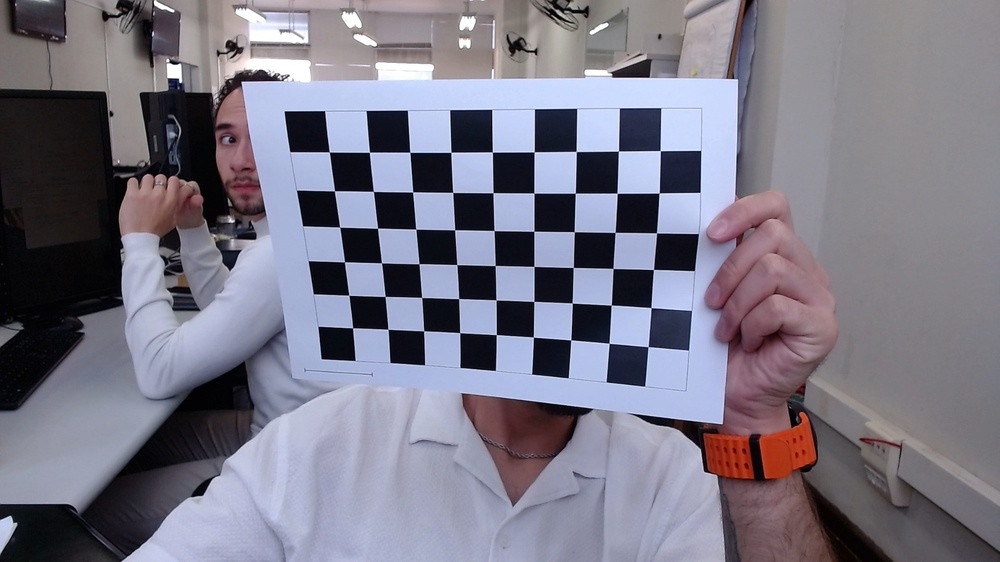
#> input picture T02/images/calibration/calib_1791394454407_01.jpg, 1000 x 562 px, shrunk from 1920 x 1080 before the run; its folder holds 4 pictures in this run
$ python calibrate.py
#> lines starting #> are read from the running program, lines starting #| are printed output that depends on the picture; after the words box and inside, x2 and y2 are one past the last pixel; in counts of white or black regions, pixels touching at a corner belong together
#!/usr/bin/env python3
"""Calibrate one camera from checkerboard images and save parameters/results."""
from __future__ import annotations

import argparse
import csv
import json
from pathlib import Path

import cv2 as cv
import numpy as np


def detect_checkerboard(gray, pattern_size):
    flags_sb = cv.CALIB_CB_NORMALIZE_IMAGE | cv.CALIB_CB_EXHAUSTIVE | cv.CALIB_CB_ACCURACY
    found, corners = cv.findChessboardCornersSB(gray, pattern_size, flags=flags_sb)
    if found:
        return True, corners.astype(np.float32)

    flags = cv.CALIB_CB_ADAPTIVE_THRESH | cv.CALIB_CB_NORMALIZE_IMAGE
    found, corners = cv.findChessboardCorners(gray, pattern_size, flags)
    if found:
        criteria = (cv.TERM_CRITERIA_EPS + cv.TERM_CRITERIA_MAX_ITER, 40, 0.001)
        corners = cv.cornerSubPix(gray, corners, (11, 11), (-1, -1), criteria)
    return found, corners


def main() -> None:
    p = argparse.ArgumentParser()
    p.add_argument("--images", default="images/calibration")
    p.add_argument("--cols", type=int, default=9)
    p.add_argument("--rows", type=int, default=6)
    p.add_argument("--square-mm", type=float, default=25.0)
    p.add_argument("--output", default="results/calibration.npz")
    p.add_argument("--json", default="results/calibration.json")
    p.add_argument("--corners-dir", default="results/corners")
    args = p.parse_args()

    pattern = (args.cols, args.rows)
    image_dir = Path(args.images)
    paths = sorted([*image_dir.glob("*.jpg"), *image_dir.glob("*.jpeg"), *image_dir.glob("*.png")])
    if not paths:
        raise SystemExit(f"Nenhuma imagem encontrada em {image_dir}")

    objp = np.zeros((args.rows * args.cols, 3), np.float32)
    objp[:, :2] = np.mgrid[0:args.cols, 0:args.rows].T.reshape(-1, 2)
    objp *= args.square_mm

    object_points = []
    image_points = []
    used_paths = []
    image_size = None

    corners_dir = Path(args.corners_dir)
    corners_dir.mkdir(parents=True, exist_ok=True)

    for path in paths:
        image = cv.imread(str(path))
#> image is the input picture: shape (562, 1000, 3); mean B, G, R 133.5, 119.4, 121.9
        if image is None:
            continue
        gray = cv.cvtColor(image, cv.COLOR_BGR2GRAY)
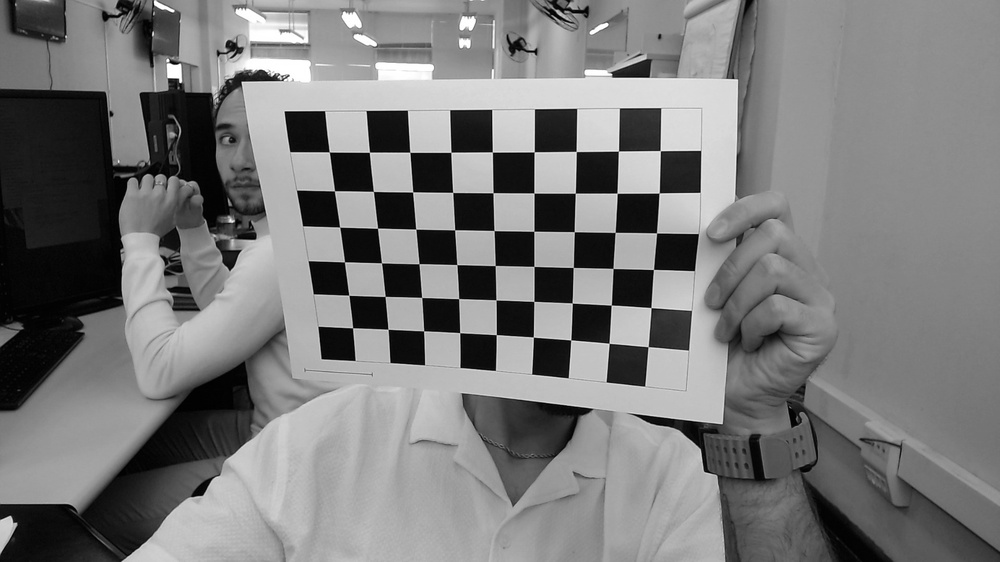
#> gray: shape (562, 1000); min 0, max 255, mean 121.8
        current_size = gray.shape[::-1]
#> current_size = (1000, 562)
        if image_size is None:
            image_size = current_size
#> image_size = (1000, 562)
        elif current_size != image_size:
            print(f"Ignorando {path.name}: resolucao {current_size}, esperada {image_size}")
            continue

        found, corners = detect_checkerboard(gray, pattern)
#> in detect_checkerboard, `found, corners = cv.findChessboardCornersSB(gray, pattern_size, flags=..`: found = True; corners = 54 rows, first 8: [648.1, 346.7], [609, 343.1], [570.7, 339.9], [533.2, 337.1], [496.3, 334.8], [459.6, 332.7], [423.7, 331], [388, 329.3]
#> found = True
        if not found:
            print(f"NAO detectado: {path.name}")
            continue

        object_points.append(objp.copy())
        image_points.append(corners)
        used_paths.append(path)
        annotated = image.copy()
        cv.drawChessboardCorners(annotated, pattern, corners, True)
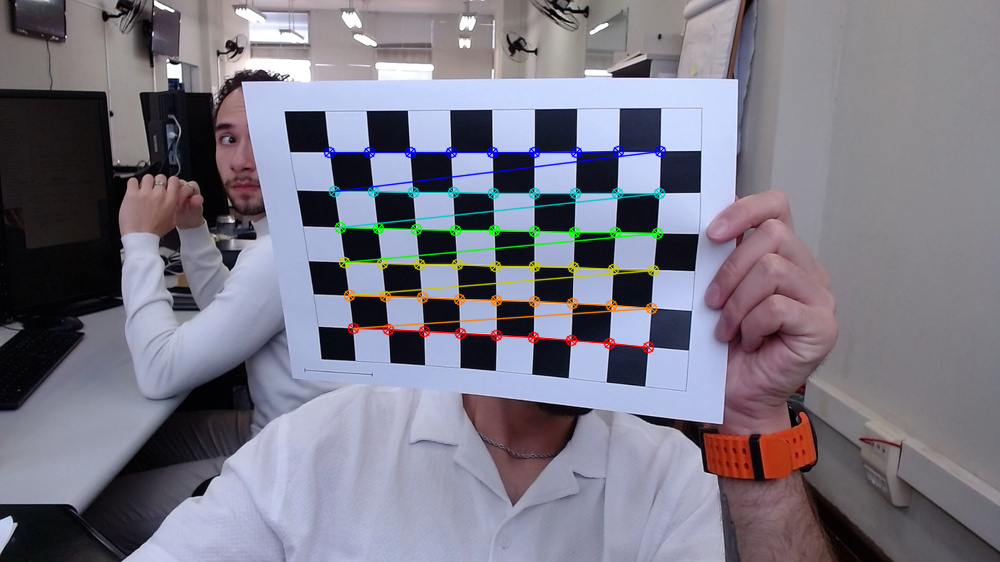
#> annotated: shape (562, 1000, 3); 2.56% of pixels changed, all inside (x1, y1, x2, y2) = (323, 145, 667, 354)
        cv.imwrite(str(corners_dir / path.name), annotated)
        print(f"OK: {path.name}")
#> pass 2 of the loop in main, `for path in paths:`:
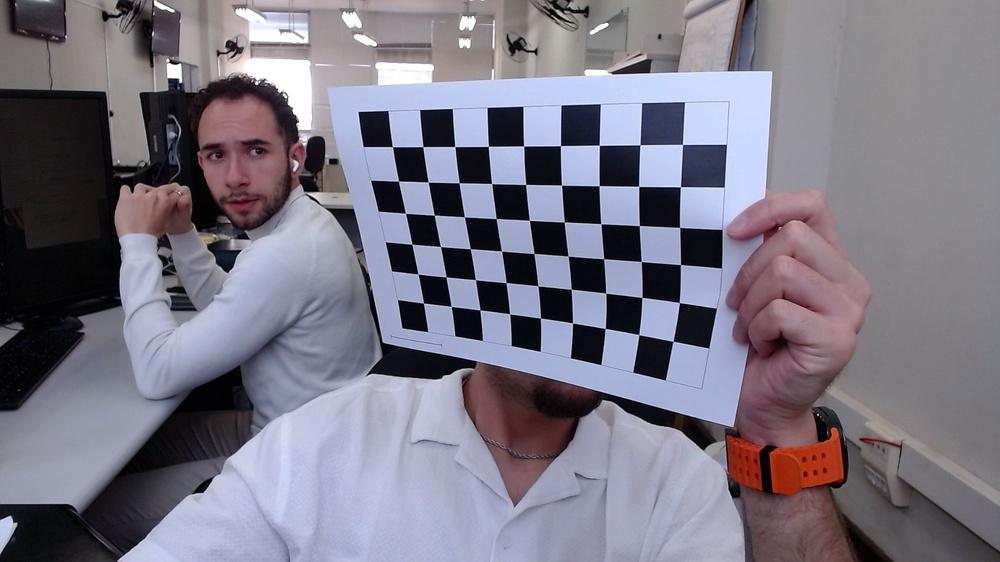
#> input picture T02/images/calibration/calib_1791394457336_02.jpg, 1000 x 562 px, shrunk from 1920 x 1080 before the run
#> in main, image is the input picture: shape (562, 1000, 3); mean B, G, R 131.9, 118.6, 122.3
#> in main, `gray = cv.cvtColor(image, cv.COLOR_BGR2GRAY)`:
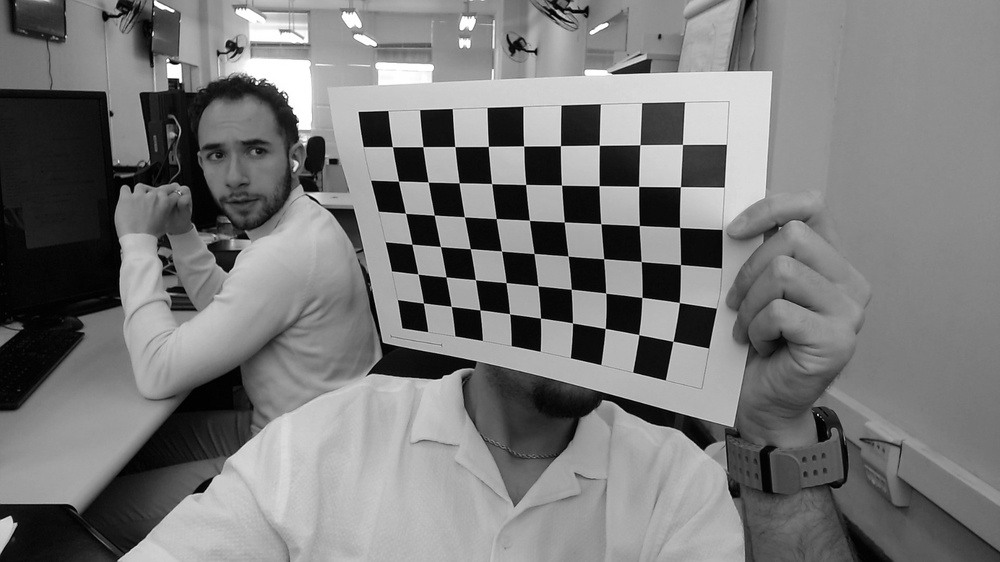
#> gray: shape (562, 1000); min 0, max 255, mean 121.2
#> in detect_checkerboard (call 2), `found, corners = cv.findChessboardCornersSB(gray, pattern_size, flags=..`: corners = 54 rows, first 8: [672.9, 341.2], [638.7, 334.5], [605.1, 328.5], [572.3, 322.9], [540.3, 318.1], [509.6, 313.9], [479.8, 309.9], [451.1, 306.3]
#> in main, `cv.drawChessboardCorners(annotated, pattern, corners, True)`:
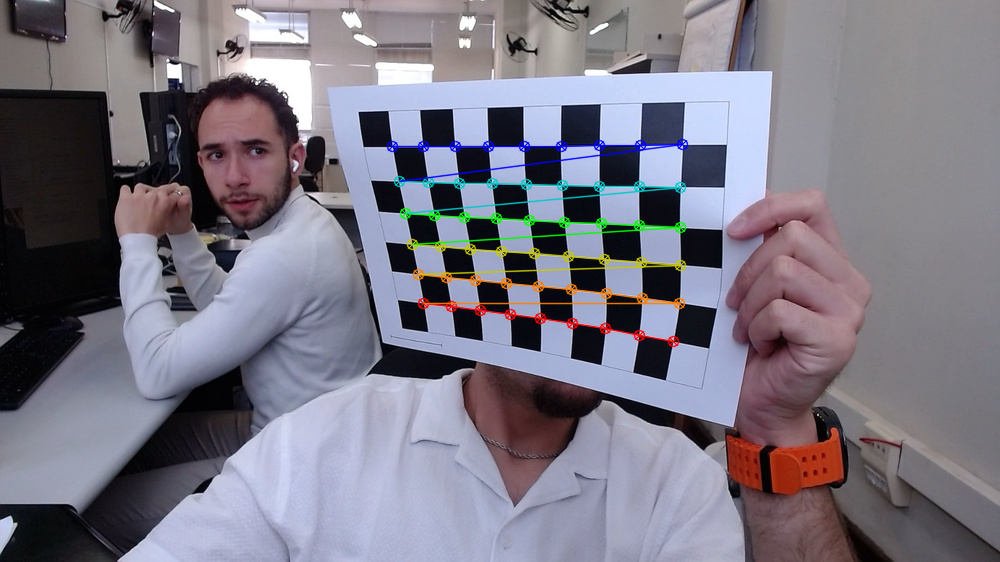
#> annotated: shape (562, 1000, 3); 2.31% of pixels changed, all inside (x1, y1, x2, y2) = (386, 138, 689, 348)
#> pass 3 of the loop in main, `for path in paths:`:
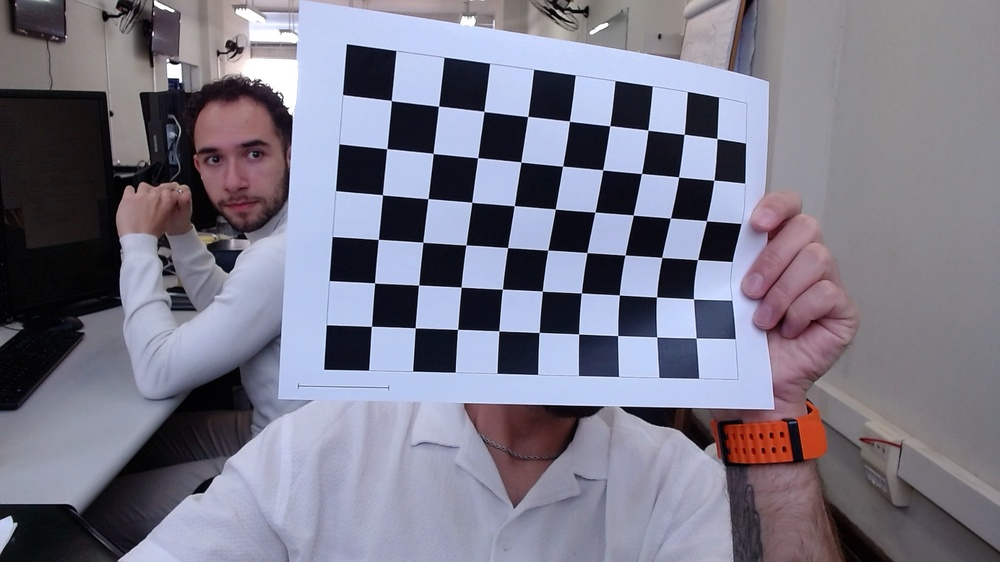
#> input picture T02/images/calibration/calib_1791394459711_03.jpg, 1000 x 562 px, shrunk from 1920 x 1080 before the run
#> in main, image is the input picture: shape (562, 1000, 3); mean B, G, R 136, 120.8, 122.4
#> in main, `gray = cv.cvtColor(image, cv.COLOR_BGR2GRAY)`:
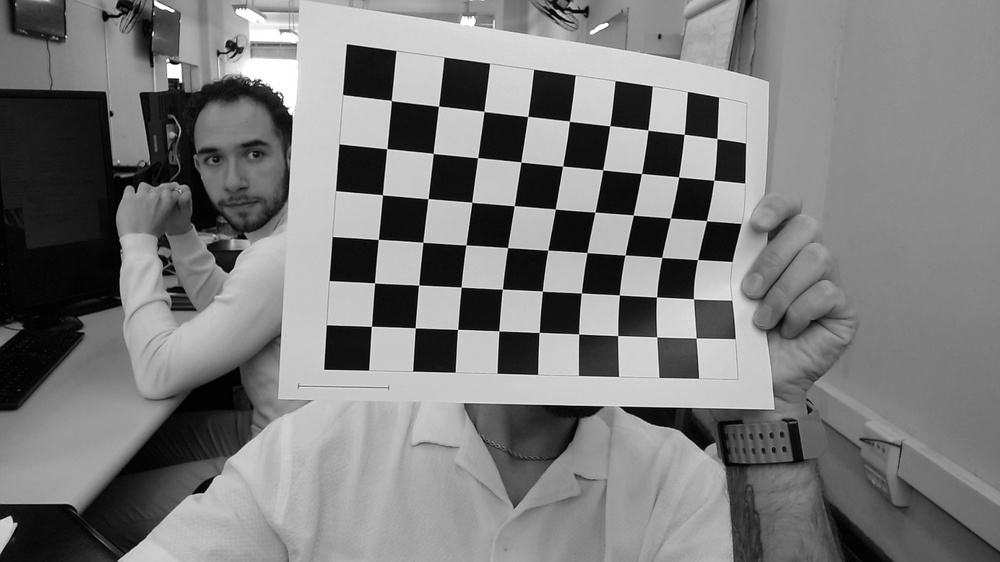
#> gray: shape (562, 1000); min 0, max 255, mean 123
#> in detect_checkerboard (call 3), `found, corners = cv.findChessboardCornersSB(gray, pattern_size, flags=..`: corners = 54 rows, first 8: [696.1, 337.9], [656.7, 336.8], [617.7, 335.5], [578.7, 333.9], [539.2, 332.3], [498.9, 330.8], [457.7, 329.1], [415.1, 327.7]
#> in main, `cv.drawChessboardCorners(annotated, pattern, corners, True)`:
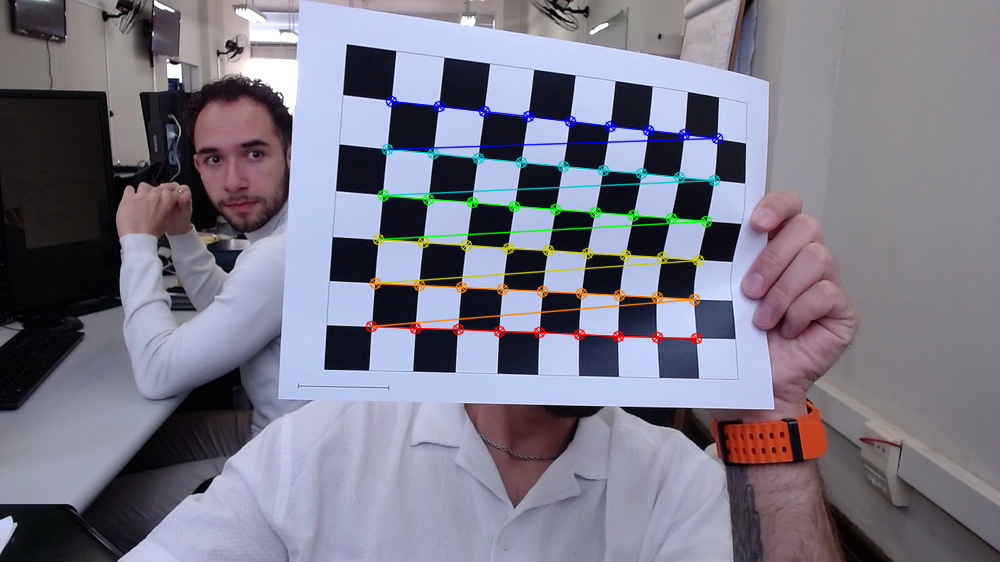
#> annotated: shape (562, 1000, 3); 2.65% of pixels changed, all inside (x1, y1, x2, y2) = (365, 95, 724, 345)
#> the loop made 4 passes; the first 3 are shown

    if len(object_points) < 10:
#> (the run stopped early here; a loop or call above may not have finished)
